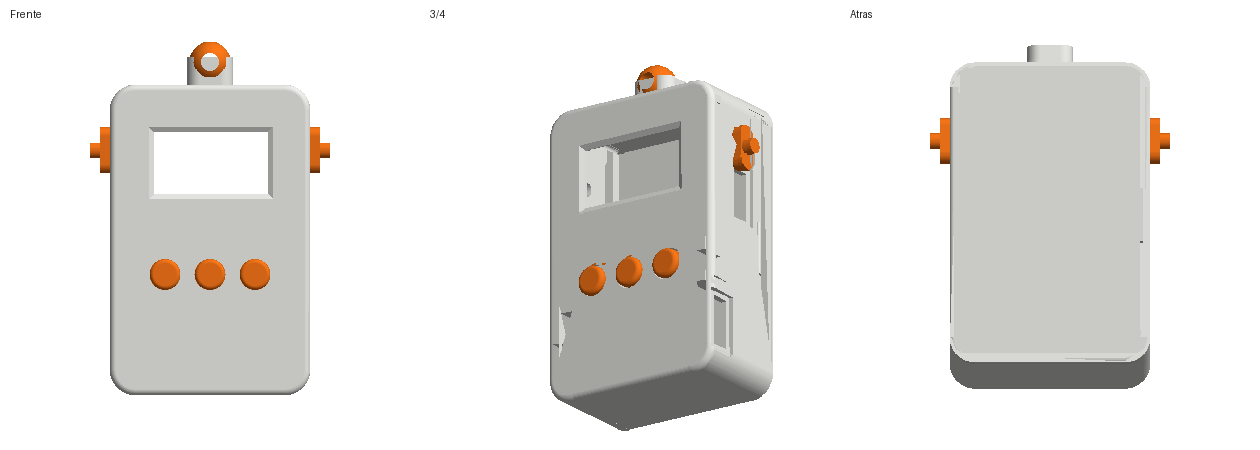

This figure's Python source:
"""Dibuja vistas de la carcasa del TamaXOF (vista.png). Correr después de carcasa_tamaxof.py."""
from pathlib import Path

import numpy as np
import trimesh
from PIL import Image, ImageDraw

S = Path(__file__).resolve().parent / "stl"
BLANCO, NARANJA, AZUL, VERDE, NEGRO = (240, 240, 236), (255, 122, 26), (90, 150, 255), (40, 170, 90), (30, 30, 30)


def malla(n, mover=(0, 0, 0)):
    m = trimesh.load(S / f"tamaxof_{n}.stl")
    m.apply_translation(mover)
    return m


def rot(yaw, pitch):
    y, p = np.radians(yaw), np.radians(pitch)
    ry = np.array([[np.cos(y), 0, np.sin(y)], [0, 1, 0], [-np.sin(y), 0, np.cos(y)]])
    rx = np.array([[1, 0, 0], [0, np.cos(p), -np.sin(p)], [0, np.sin(p), np.cos(p)]])
    return rx @ ry


def render(piezas, yaw, pitch, tam=420, esc=5.0):
    """Pintor: triángulos de atrás hacia adelante; la cámara mira hacia +z (la cara del frente de la caja es z=0)."""
    R = rot(yaw, pitch)
    tris, cols = [], []
    luz = np.array([-0.4, 0.6, -0.7]); luz /= np.linalg.norm(luz)
    for m, color in piezas:
        v = m.vertices @ R.T
        f = m.faces
        t = v[f]
        n = np.cross(t[:, 1] - t[:, 0], t[:, 2] - t[:, 0])
        n /= np.linalg.norm(n, axis=1, keepdims=True) + 1e-12
        vis = n[:, 2] < 0                      # de cara a la cámara
        s = 0.4 + 0.6 * np.clip(n @ luz, 0, 1)
        tris.append(t[vis]); cols.append(np.clip(np.array(color)[None] * s[vis, None], 0, 255))
    t = np.concatenate(tris); c = np.concatenate(cols)
    orden = np.argsort(-t[:, :, 2].mean(axis=1))
    im = Image.new("RGB", (tam, tam), "white")
    d = ImageDraw.Draw(im)
    for i in orden:
        p = [(tam / 2 - x * esc, tam / 2 - y * esc) for x, y, _ in t[i]]   # mirando hacia +z, la x crece a la izquierda
        d.polygon(p, fill=tuple(int(k) for k in c[i]))
    return im


fr, tp = malla("frente"), malla("tapa")
bts = malla("botones", (-9.0, 29.15 - 0.3 - 35.75, -1.2))
bolita = malla("bolita", (0, 35.6, 9.35))
orejas = []
for s in (-1, 1):
    o = trimesh.load(S / "tamaxof_orejas.stl")
    o = o.split()[0] if len(o.split()) else o
    o.apply_translation(-o.bounds.mean(axis=0))
    o.apply_transform(trimesh.transformations.rotation_matrix(np.radians(90 * -s), (0, 1, 0)))
    o.apply_translation((s * (19.95 + 1.5), 30.95 - 13, 9.35))
    orejas.append((o, NARANJA))
dentro = malla("ensamble_con_piezas")

vistas = [
    ("Frente", render([(fr, BLANCO), (bts, NARANJA), (bolita, NARANJA)] + orejas, 0, 0)),
    ("3/4", render([(fr, BLANCO), (tp, BLANCO), (bts, NARANJA), (bolita, NARANJA)] + orejas, -35, 20)),
    ("Atras", render([(fr, BLANCO), (tp, (225, 225, 220))] + orejas, 180, 15)),
]
W = 420
lienzo = Image.new("RGB", (W * len(vistas), W + 30), "white")
d = ImageDraw.Draw(lienzo)
for i, (titulo, im) in enumerate(vistas):
    lienzo.paste(im, (i * W, 30))
    d.text((i * W + 10, 8), titulo, fill=NEGRO)
lienzo.save(S.parent / "vista.png")
print("vista.png")
